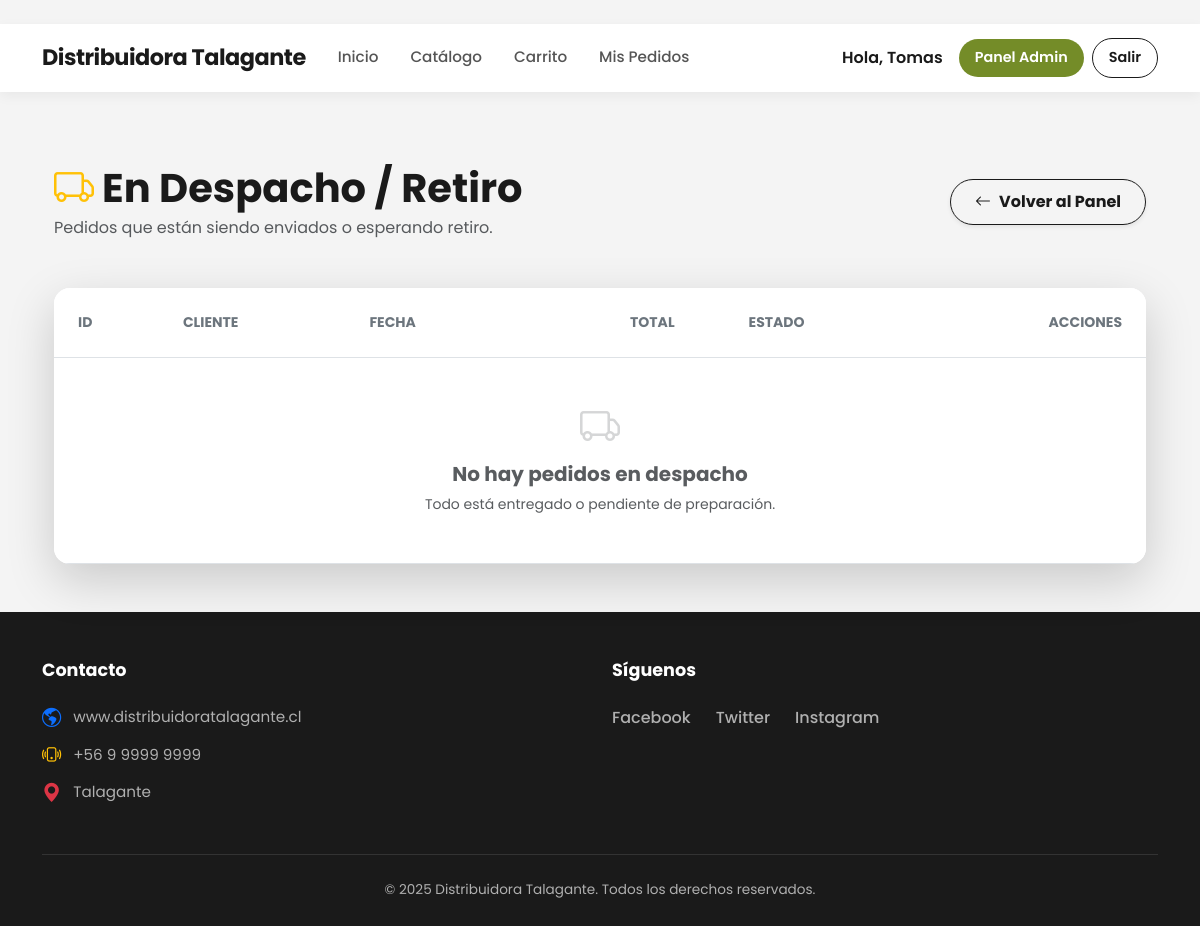
Page /pedidos-despacho/ (signed in) on the earlier database version.
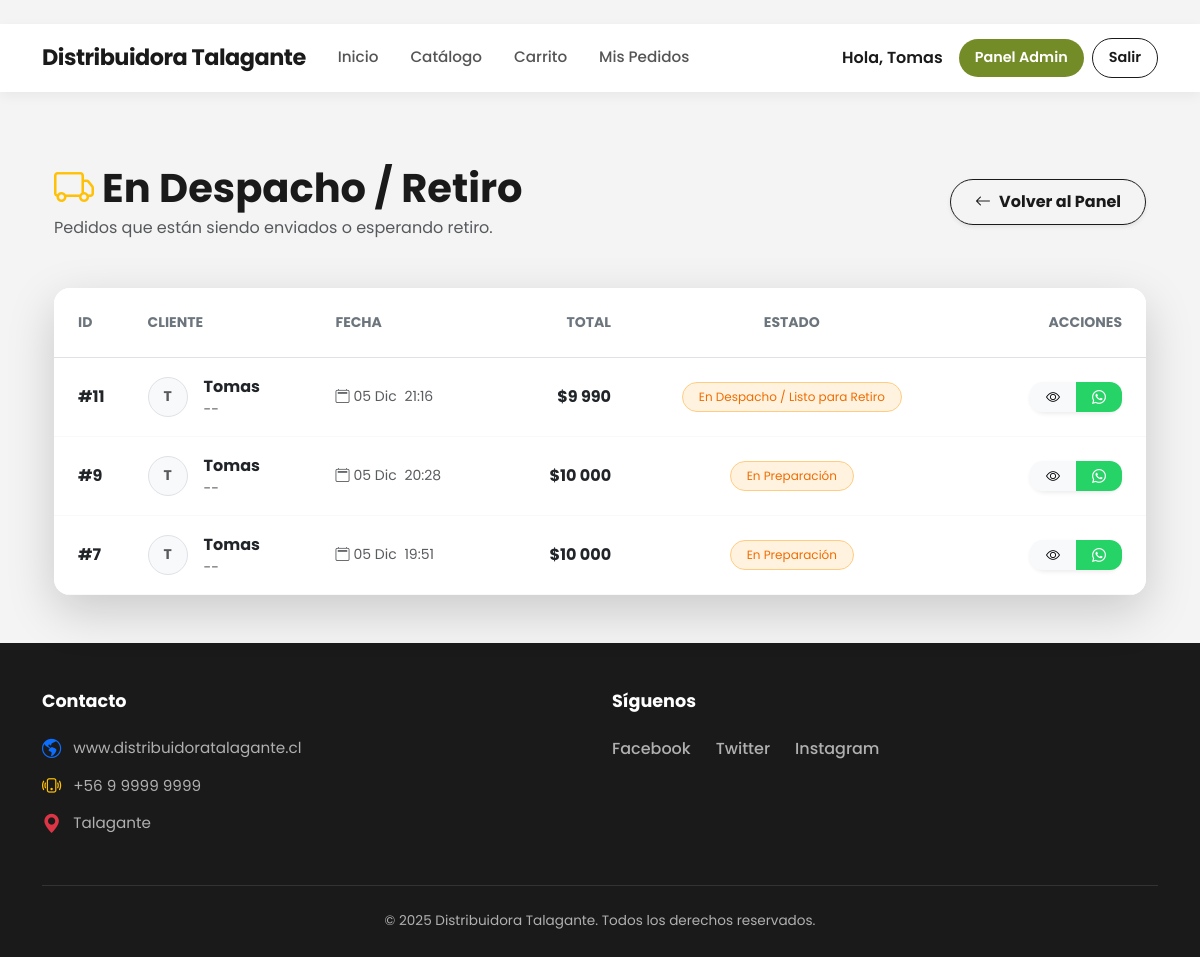
Same page on the later database version.
### core/models.py (models this page shows, shortened)
class Orden(models.Model):
    ESTADOS = [
        ('pendiente', 'Pendiente de Pago'),
        ('confirmacion', 'En Confirmación'),
        ('preparacion', 'En Preparación'),
        ('despacho', 'En Despacho / Listo para Retiro'),
        ('cancelado', 'Cancelado'),
        ('completado', 'Completado'),
    ]
    METODOS_PAGO = [
        ('transferencia', 'Transferencia Bancaria'),
        ('efectivo', 'Pago en Efectivo (Retiro)'),
    ]
    usuario = models.ForeignKey(User, on_delete=models.CASCADE)
    fecha = models.DateTimeField(auto_now_add=True)
    estado = models.CharField(max_length=20, choices=ESTADOS, default='pendiente')
    total = models.DecimalField(max_digits=12, decimal_places=2)
    metodo_pago = models.CharField(max_length=20, choices=METODOS_PAGO, default='transferencia')
    instrucciones_transferencia = models.TextField(default="Realice transferencia a Cuenta Corriente XXXX-XXXX y envíe comprobante por WhatsApp.")
    comprobante = models.ImageField(upload_to='comprobantes/', blank=True, null=True, help_text="Foto del comprobante de pago")
    nota_comprobante = models.TextField(blank=True, null=True, help_text="Link o nota del comprobante (opcional)")
    mensaje_cliente = models.TextField(blank=True, help_text="Mensaje opcional del cliente")
    def get_whatsapp_link(self):
        return "https://wa.me/56949071013"

### core/views.py (the view)
# urls.py: path('pedidos-despacho/', views.pedidos_despacho, name='pedidos_despacho'),
@login_required
@user_passes_test(lambda u: u.is_superuser)
def pedidos_despacho(request):
    ordenes = Orden.objects.select_related('usuario', 'usuario__perfil') \
                           .prefetch_related('itemorden_set__producto') \
                           .filter(estado__in=['despacho', 'preparacion']) \
                           .order_by('-fecha')
    context = {'ordenes': ordenes, 'titulo': 'Pedidos en Despacho / Listos para Retiro'}
    return render(request, 'core/pedidos_despacho.html', context)  # ← NOMBRE CORRECTO

### core/templates/core/pedidos_despacho.html (shortened to what the changed rows need)
{% extends "core/base.html" %}
{% load humanize %}
{% block content %}
<div class="container py-5 animate-fade-in">
    <div class="d-flex justify-content-between align-items-center mb-5">
        <div>
            <h1 class="fw-bold mb-1" style="color: #1a1a1a;">
                <i class="bi bi-truck text-warning me-2"></i>En Despacho / Retiro
            </h1>
        </div>
    </div>
    <div class="card border-0 shadow-lg rounded-4 overflow-hidden">
        <div class="card-body p-0">
            <div class="table-responsive">
                <table class="table table-hover align-middle mb-0">
                    <thead class="bg-light">
                        <tr>
                            <th class="ps-4 py-4 text-secondary text-uppercase small fw-bold">ID</th>
                            <th class="py-4 text-secondary text-uppercase small fw-bold">Cliente</th>
                            <th class="py-4 text-secondary text-uppercase small fw-bold">Fecha</th>
                            <th class="py-4 text-secondary text-uppercase small fw-bold text-end">Total</th>
                            <th class="py-4 text-secondary text-uppercase small fw-bold text-center">Estado</th>
                            <th class="pe-4 py-4 text-end text-secondary text-uppercase small fw-bold">Acciones</th>
                        </tr>
                    </thead>
                    <tbody>
                        {% for o in ordenes %}
                        <tr class="border-bottom border-light">
                            <td class="ps-4 py-3">
                                <span class="fw-bold text-dark">#{{ o.id }}</span>
                            </td>
                            <td class="py-3">
                                <div class="d-flex align-items-center">
                                    <div class="rounded-circle bg-light border d-flex align-items-center justify-content-center me-3"
                                         style="width: 40px; height: 40px;">
                                        <span class="fw-bold text-muted small">
                                            {{ o.usuario.username|make_list|first|upper }}
                                        </span>
                                    </div>
                                    <div>
                                        <div class="fw-bold text-dark">{{ o.usuario.username }}</div>
                                        <small class="text-muted">{{ o.usuario.perfil.nombre_completo|default:"--" }}</small>
                                    </div>
                                </div>
                            </td>
                            <td class="py-3 text-muted small">
                                <i class="bi bi-calendar2 me-1"></i>{{ o.fecha|date:"d M" }}
                                <span class="ms-1">{{ o.fecha|time:"H:i" }}</span>
                            </td>
                            <td class="py-3 text-end fw-bold text-dark">
                                ${{ o.total|floatformat:0|intcomma }}
                            </td>
                            <td class="py-3 text-center">
                                <span class="badge rounded-pill px-3 py-2 fw-normal border bg-orange-subtle text-orange-emphasis border-orange-subtle">
                                    {{ o.get_estado_display }}
                                </span>
                            </td>
                            <td class="pe-4 py-3 text-end">
                                <div class="btn-group shadow-sm rounded-pill">
                                    <a href="{% url 'orden_detail' o.id %}" class="btn btn-light btn-sm border-end px-3 py-2" title="Ver Detalle">
                                        <i class="bi bi-eye"></i>
                                    </a>
                                    <a href="{{ o.get_whatsapp_link }}" target="_blank" class="btn btn-success btn-sm px-3 py-2" title="Avisar al Cliente">
                                        <i class="bi bi-whatsapp"></i>
                                    </a>
                                </div>
                            </td>
                        </tr>
                        {% empty %}
                        <tr>
                            <td colspan="6" class="text-center py-5 text-muted">
                                <div class="opacity-25 mb-3">
                                    <i class="bi bi-truck fs-1"></i>
                                </div>
                                <h5 class="fw-bold">No hay pedidos en despacho</h5>
                                <p class="mb-0 small">Todo está entregado o pendiente de preparación.</p>
                            </td>
                        </tr>
                        {% endfor %}
                    </tbody>
                </table>
            </div>
        </div>
    </div>
</div>
{% endblock %}

Differences in the rows shown:
added Orden: id "11", usuario.username|make_list "T", usuario.username "Tomas", usuario.perfil.nombre_completo "--", fecha "05 Dic", fecha "21:16", total "9 990", estado "En Despacho / Listo para Retiro"
added Orden: id "9", usuario.username|make_list "T", usuario.username "Tomas", usuario.perfil.nombre_completo "--", fecha "05 Dic", fecha "20:28", total "10 000", estado "En Preparación"
added Orden: id "7", usuario.username|make_list "T", usuario.username "Tomas", usuario.perfil.nombre_completo "--", fecha "05 Dic", fecha "19:51", total "10 000", estado "En Preparación"
Other differences:
text no longer shown: "No hay pedidos en despacho Todo está entregado o pendiente de preparación."
